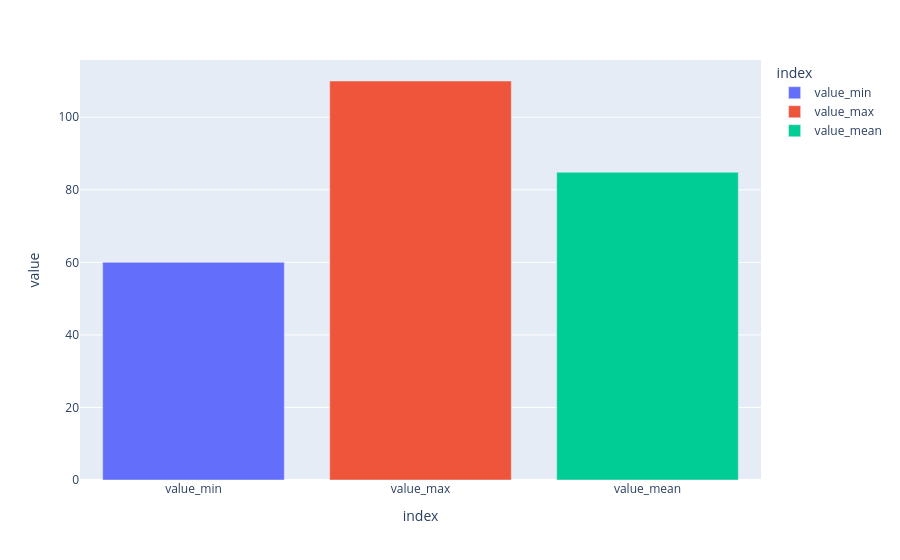
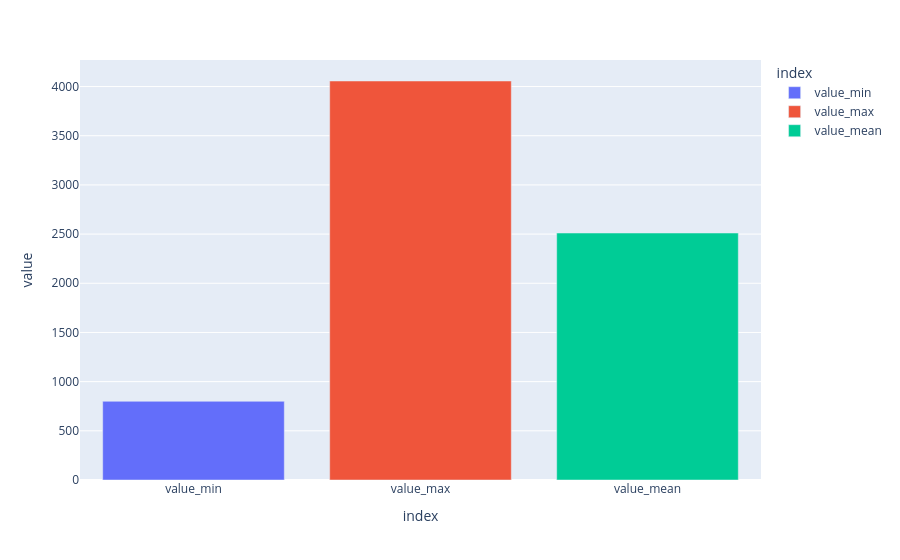
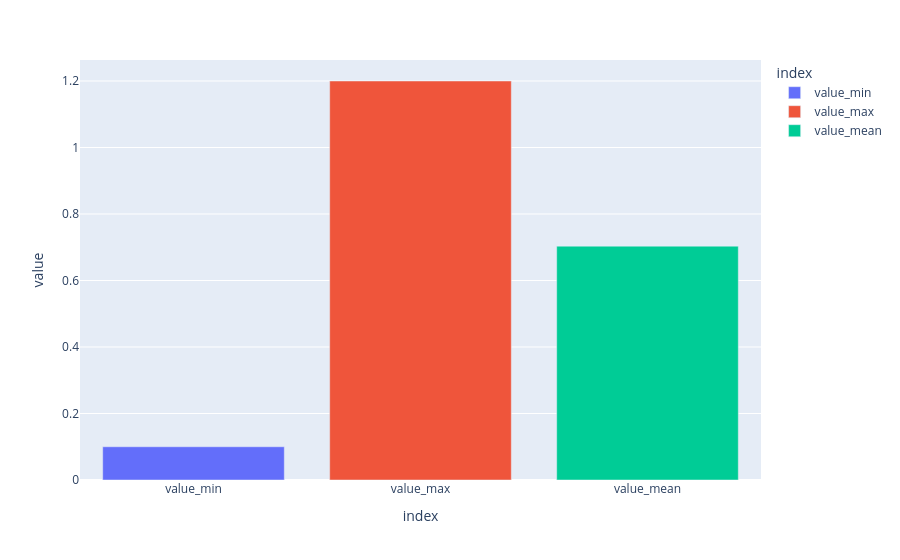
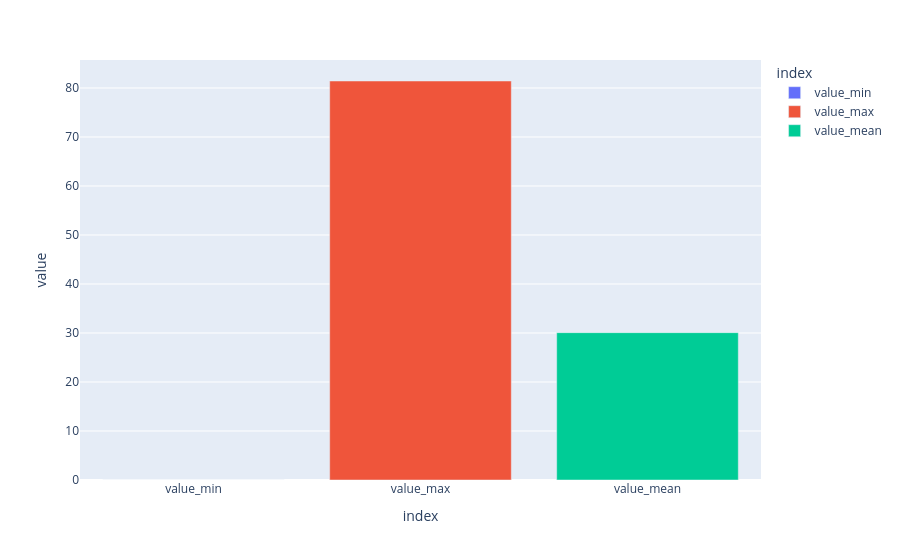

The notebook cell these images were saved under, in order:
### Code cell
for grp in agg_data.index:
    display(px.bar(data_frame=agg_data.loc[grp],color=agg_data.columns))

### Figure 1 — Plotly figure (JSON) as saved in the notebook; plotly's stock layout.template omitted (floating-point values rounded to 4 significant figures)
{"data": [{"hovertemplate": "index=%{x}<br>value=%{y}<extra></extra>", "legendgroup": "value_min", "marker": {"color": "#636efa", "pattern": {"shape": ""}}, "name": "value_min", "orientation": "v", "showlegend": true, "textposition": "auto", "type": "bar", "x": ["value_min"], "xaxis": "x", "y": [60.0], "yaxis": "y"}, {"hovertemplate": "index=%{x}<br>value=%{y}<extra></extra>", "legendgroup": "value_max", "marker": {"color": "#EF553B", "pattern": {"shape": ""}}, "name": "value_max", "orientation": "v", "showlegend": true, "textposition": "auto", "type": "bar", "x": ["value_max"], "xaxis": "x", "y": [110.0], "yaxis": "y"}, {"hovertemplate": "index=%{x}<br>value=%{y}<extra></extra>", "legendgroup": "value_mean", "marker": {"color": "#00cc96", "pattern": {"shape": ""}}, "name": "value_mean", "orientation": "v", "showlegend": true, "textposition": "auto", "type": "bar", "x": ["value_mean"], "xaxis": "x", "y": [84.85], "yaxis": "y"}], "layout": {"barmode": "relative", "legend": {"title": {"text": "index"}, "tracegroupgap": 0}, "margin": {"t": 60}, "xaxis": {"anchor": "y", "categoryarray": ["value_min", "value_max", "value_mean"], "categoryorder": "array", "domain": [0, 1], "title": {"text": "index"}}, "yaxis": {"anchor": "x", "domain": [0, 1], "title": {"text": "value"}}}}

### Figure 2 — Plotly figure (JSON) as saved in the notebook; plotly's stock layout.template omitted (floating-point values rounded to 4 significant figures)
{"data": [{"hovertemplate": "index=%{x}<br>value=%{y}<extra></extra>", "legendgroup": "value_min", "marker": {"color": "#636efa", "pattern": {"shape": ""}}, "name": "value_min", "orientation": "v", "showlegend": true, "textposition": "auto", "type": "bar", "x": ["value_min"], "xaxis": "x", "y": [800.0], "yaxis": "y"}, {"hovertemplate": "index=%{x}<br>value=%{y}<extra></extra>", "legendgroup": "value_max", "marker": {"color": "#EF553B", "pattern": {"shape": ""}}, "name": "value_max", "orientation": "v", "showlegend": true, "textposition": "auto", "type": "bar", "x": ["value_max"], "xaxis": "x", "y": [4056.0], "yaxis": "y"}, {"hovertemplate": "index=%{x}<br>value=%{y}<extra></extra>", "legendgroup": "value_mean", "marker": {"color": "#00cc96", "pattern": {"shape": ""}}, "name": "value_mean", "orientation": "v", "showlegend": true, "textposition": "auto", "type": "bar", "x": ["value_mean"], "xaxis": "x", "y": [2511.0], "yaxis": "y"}], "layout": {"barmode": "relative", "legend": {"title": {"text": "index"}, "tracegroupgap": 0}, "margin": {"t": 60}, "xaxis": {"anchor": "y", "categoryarray": ["value_min", "value_max", "value_mean"], "categoryorder": "array", "domain": [0, 1], "title": {"text": "index"}}, "yaxis": {"anchor": "x", "domain": [0, 1], "title": {"text": "value"}}}}

### Figure 3 — Plotly figure (JSON) as saved in the notebook; plotly's stock layout.template omitted (floating-point values rounded to 4 significant figures)
{"data": [{"hovertemplate": "index=%{x}<br>value=%{y}<extra></extra>", "legendgroup": "value_min", "marker": {"color": "#636efa", "pattern": {"shape": ""}}, "name": "value_min", "orientation": "v", "showlegend": true, "textposition": "auto", "type": "bar", "x": ["value_min"], "xaxis": "x", "y": [0.1], "yaxis": "y"}, {"hovertemplate": "index=%{x}<br>value=%{y}<extra></extra>", "legendgroup": "value_max", "marker": {"color": "#EF553B", "pattern": {"shape": ""}}, "name": "value_max", "orientation": "v", "showlegend": true, "textposition": "auto", "type": "bar", "x": ["value_max"], "xaxis": "x", "y": [1.2], "yaxis": "y"}, {"hovertemplate": "index=%{x}<br>value=%{y}<extra></extra>", "legendgroup": "value_mean", "marker": {"color": "#00cc96", "pattern": {"shape": ""}}, "name": "value_mean", "orientation": "v", "showlegend": true, "textposition": "auto", "type": "bar", "x": ["value_mean"], "xaxis": "x", "y": [0.7033], "yaxis": "y"}], "layout": {"barmode": "relative", "legend": {"title": {"text": "index"}, "tracegroupgap": 0}, "margin": {"t": 60}, "xaxis": {"anchor": "y", "categoryarray": ["value_min", "value_max", "value_mean"], "categoryorder": "array", "domain": [0, 1], "title": {"text": "index"}}, "yaxis": {"anchor": "x", "domain": [0, 1], "title": {"text": "value"}}}}

### Figure 4 — Plotly figure (JSON) as saved in the notebook; plotly's stock layout.template omitted (floating-point values rounded to 4 significant figures)
{"data": [{"hovertemplate": "index=%{x}<br>value=%{y}<extra></extra>", "legendgroup": "value_min", "marker": {"color": "#636efa", "pattern": {"shape": ""}}, "name": "value_min", "orientation": "v", "showlegend": true, "textposition": "auto", "type": "bar", "x": ["value_min"], "xaxis": "x", "y": [0.0], "yaxis": "y"}, {"hovertemplate": "index=%{x}<br>value=%{y}<extra></extra>", "legendgroup": "value_max", "marker": {"color": "#EF553B", "pattern": {"shape": ""}}, "name": "value_max", "orientation": "v", "showlegend": true, "textposition": "auto", "type": "bar", "x": ["value_max"], "xaxis": "x", "y": [81.43], "yaxis": "y"}, {"hovertemplate": "index=%{x}<br>value=%{y}<extra></extra>", "legendgroup": "value_mean", "marker": {"color": "#00cc96", "pattern": {"shape": ""}}, "name": "value_mean", "orientation": "v", "showlegend": true, "textposition": "auto", "type": "bar", "x": ["value_mean"], "xaxis": "x", "y": [30.07], "yaxis": "y"}], "layout": {"barmode": "relative", "legend": {"title": {"text": "index"}, "tracegroupgap": 0}, "margin": {"t": 60}, "xaxis": {"anchor": "y", "categoryarray": ["value_min", "value_max", "value_mean"], "categoryorder": "array", "domain": [0, 1], "title": {"text": "index"}}, "yaxis": {"anchor": "x", "domain": [0, 1], "title": {"text": "value"}}}}
